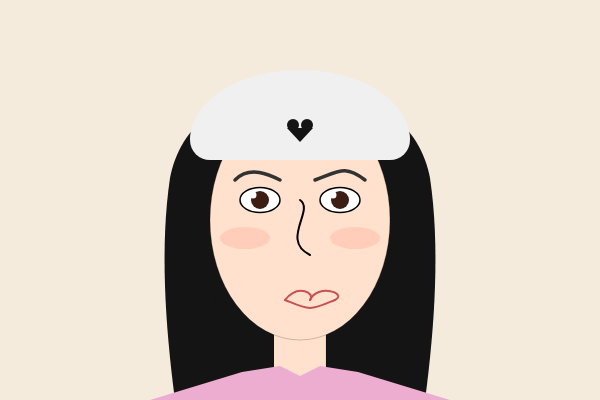
Frame 1 (no input)
Frame 2 (the mouse pressed at the canvas centre, redrawn once): identical to frame 1, image omitted

The p5.js sketch that drew this single still picture (run headless with seeded random() and noise() and a simulated clock; the mouse was pressed at the canvas centre and the sketch redrawn once):

// p5.js sketch
// ── sketch.js

function setup() {
  createCanvas(600, 400); 
  noLoop(); 
  rectMode(CENTER); 
  ellipseMode(CENTER);
  angleMode(DEGREES); 
}
function draw() {
  background(245, 235, 220); 
  //hair
  fill(20); noStroke();
  beginShape();
  vertex(300, 88);
  bezierVertex(375, 88, 420, 125, 430, 178);
  bezierVertex(440, 245, 435, 325, 425, 400);
  vertex(175, 400);
  bezierVertex(165, 325, 160, 245, 170, 178);
  bezierVertex(180, 125, 225, 88, 300, 88);
  endShape(CLOSE);
  //left_hair
  fill(20); noStroke();
  beginShape();
  vertex(213, 148);
  bezierVertex(198, 195, 194, 258, 198, 315);
  bezierVertex(202, 355, 208, 382, 212, 400);
  vertex(228, 400);
  bezierVertex(222, 375, 217, 342, 215, 298);
  bezierVertex(212, 238, 215, 178, 226, 146);
  endShape(CLOSE);
  //right_hair
  beginShape();
  vertex(387, 148);
  bezierVertex(402, 195, 406, 258, 402, 315);
  bezierVertex(398, 355, 392, 382, 388, 400);
  vertex(372, 400);
  bezierVertex(378, 375, 383, 342, 385, 298);
  bezierVertex(388, 238, 385, 178, 374, 146);
  endShape(CLOSE);

  //clothes
  fill(255, 225, 205); 
  stroke(0, 30); strokeWeight(1);
  rect(300, 355, 52, 50);
  fill(237, 173, 208);
  noStroke();
  beginShape();
  vertex(150, 400);vertex(242, 372); vertex(280, 366);
  vertex(300, 376); vertex(320, 366); vertex(358, 372);vertex(450, 400);
  endShape(CLOSE);
  // 2. FACE
  fill(255, 225, 205); stroke(0, 50); 
  ellipse(300, 220, 180, 240);
  fill(255, 160, 140, 80);noStroke();
  ellipse(245, 238, 50, 22); ellipse(355, 238, 50, 22);
  // 3. HAT 
  fill(240);noStroke();
  arc(300, 140, 220, 140, 180, 360, CHORD);
  rect(300, 140, 220, 40, 20);
  // Heart 
  fill(20);strokeWeight(1);
  ellipse(293, 125, 12, 12);ellipse(307, 125, 12, 12);
  triangle(287, 128, 313, 128, 300, 142);
  // Eyes 
  fill(255); stroke(0); strokeWeight(1.5);
  ellipse(260, 200, 40, 25); ellipse(340, 200, 40, 25);
  fill(60, 30, 20); noStroke();
  ellipse(260, 200, 18, 18); ellipse(340, 200, 18, 18);
  fill(255); noStroke();
  ellipse(253, 195, 7, 7); ellipse(333, 195, 7, 7);
  // Nose
  noFill();stroke(0);strokeWeight(2);
  bezier(310, 255, 280, 240, 315, 210, 300, 200);
  // Mouth 
  noFill();
  strokeWeight(2);stroke(200, 80, 80);
  beginShape();
  curveVertex(230, 400);curveVertex(285, 300);
  curveVertex(310, 300);curveVertex(250, 340);
  endShape();
  noFill();
  strokeWeight(2);stroke(200, 80, 80);
  beginShape();
  curveVertex(290, 400);curveVertex(310, 300);curveVertex(335, 300);curveVertex(230, 340);
  endShape();
  noFill();
  strokeWeight(2); stroke(200, 80, 80); 
  beginShape();  curveVertex(285, 300); 
  curveVertex(285, 300); curveVertex(310, 308); 
  curveVertex(335, 300); curveVertex(335, 300); 
  endShape();
  //long)may
  noFill();
  stroke(50);strokeWeight(3.5);
  bezier(235, 180, 250, 165, 270, 175, 280, 180);
  bezier(315, 180, 340, 171, 345, 165, 365, 180);
}
